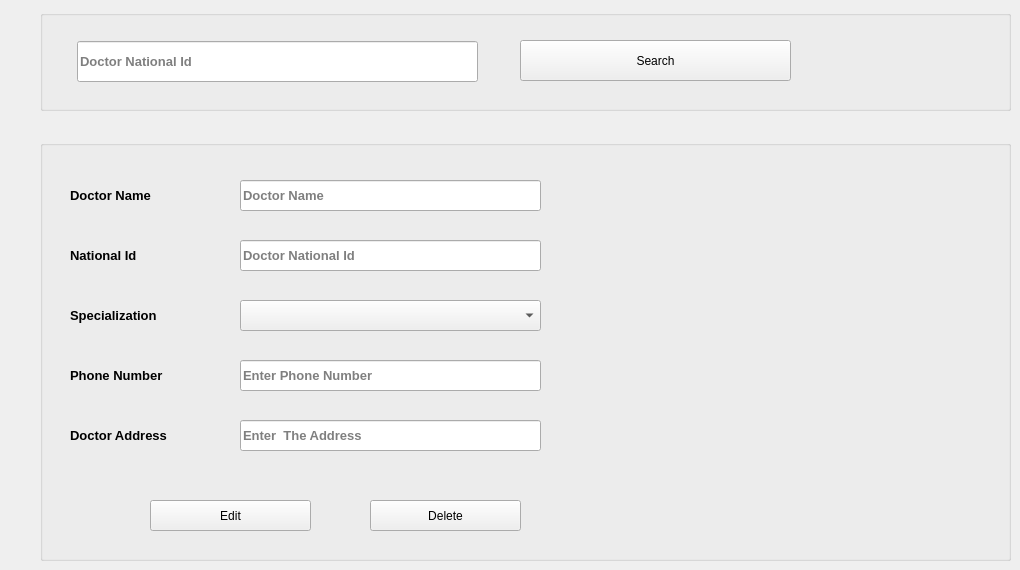
      <widget class="QWidget" name="tab_10">
       <attribute name="title">
        <string>Edit /Delete </string>
       </attribute>
       <widget class="QGroupBox" name="groupBox_6">
        <property name="geometry">
         <rect>
          <x>40</x>
          <y>140</y>
          <width>971</width>
          <height>421</height>
         </rect>
        </property>
        <property name="title">
         <string/>
        </property>
        <widget class="QLabel" name="label_54">
         <property name="geometry">
          <rect>
           <x>30</x>
           <y>160</y>
           <width>121</width>
           <height>31</height>
          </rect>
         </property>
         <property name="font">
          <font>
           <pointsize>10</pointsize>
           <weight>75</weight>
           <bold>true</bold>
          </font>
         </property>
         <property name="styleSheet">
          <string notr="true"/>
         </property>
         <property name="text">
          <string>Specialization</string>
         </property>
        </widget>
        <widget class="QPushButton" name="pushButton_13">
         <property name="geometry">
          <rect>
           <x>330</x>
           <y>360</y>
           <width>151</width>
           <height>31</height>
          </rect>
         </property>
         <property name="text">
          <string>Delete</string>
         </property>
        </widget>
        <widget class="QComboBox" name="comboBox_3">
         <property name="geometry">
          <rect>
           <x>200</x>
           <y>160</y>
           <width>301</width>
           <height>31</height>
          </rect>
         </property>
        </widget>
        <widget class="QLineEdit" name="lineEdit_28">
         <property name="geometry">
          <rect>
           <x>200</x>
           <y>220</y>
           <width>301</width>
           <height>31</height>
          </rect>
         </property>
         <property name="font">
          <font>
           <pointsize>10</pointsize>
           <weight>75</weight>
           <bold>true</bold>
          </font>
         </property>
         <property name="placeholderText">
          <string>Enter Phone Number</string>
         </property>
        </widget>
        <widget class="QLabel" name="label_27">
         <property name="geometry">
          <rect>
           <x>30</x>
           <y>40</y>
           <width>121</width>
           <height>31</height>
          </rect>
         </property>
         <property name="font">
          <font>
           <pointsize>10</pointsize>
           <weight>75</weight>
           <bold>true</bold>
          </font>
         </property>
         <property name="styleSheet">
          <string notr="true"/>
         </property>
         <property name="text">
          <string>Doctor Name</string>
         </property>
        </widget>
        <widget class="QLineEdit" name="lineEdit_27">
         <property name="geometry">
          <rect>
           <x>200</x>
           <y>280</y>
           <width>301</width>
           <height>31</height>
          </rect>
         </property>
         <property name="font">
          <font>
           <pointsize>10</pointsize>
           <weight>75</weight>
           <bold>true</bold>
          </font>
         </property>
         <property name="placeholderText">
          <string>Enter  The Address</string>
         </property>
        </widget>
        <widget class="QPushButton" name="pushButton_14">
         <property name="geometry">
          <rect>
           <x>110</x>
           <y>360</y>
           <width>161</width>
           <height>31</height>
          </rect>
         </property>
         <property name="text">
          <string>Edit</string>
         </property>
        </widget>
        <widget class="QLineEdit" name="lineEdit_26">
         <property name="geometry">
          <rect>
           <x>200</x>
           <y>40</y>
           <width>301</width>
           <height>31</height>
          </rect>
         </property>
         <property name="font">
          <font>
           <pointsize>10</pointsize>
           <weight>75</weight>
           <bold>true</bold>
          </font>
         </property>
         <property name="placeholderText">
          <string>Doctor Name </string>
         </property>
        </widget>
        <widget class="QLabel" name="label_24">
         <property name="geometry">
          <rect>
           <x>30</x>
           <y>280</y>
           <width>121</width>
           <height>31</height>
          </rect>
         </property>
         <property name="font">
          <font>
           <pointsize>10</pointsize>
           <weight>75</weight>
           <bold>true</bold>
          </font>
         </property>
         <property name="styleSheet">
          <string notr="true"/>
         </property>
         <property name="text">
          <string>Doctor Address</string>
         </property>
        </widget>
        <widget class="QLabel" name="label_26">
         <property name="geometry">
          <rect>
           <x>30</x>
           <y>220</y>
           <width>121</width>
           <height>31</height>
          </rect>
         </property>
         <property name="font">
          <font>
           <pointsize>10</pointsize>
           <weight>75</weight>
           <bold>true</bold>
          </font>
         </property>
         <property name="styleSheet">
          <string notr="true"/>
         </property>
         <property name="text">
          <string>Phone Number</string>
         </property>
        </widget>
        <widget class="QLabel" name="label_7">
         <property name="geometry">
          <rect>
           <x>530</x>
           <y>30</y>
           <width>411</width>
           <height>331</height>
          </rect>
         </property>
         <property name="styleSheet">
          <string notr="true">background-image: url(:/imag/do.jpg);
background-image: url(:/imag/doctor.jpg);</string>
         </property>
         <property name="text">
          <string/>
         </property>
        </widget>
        <widget class="QLineEdit" name="lineEdit_42">
         <property name="geometry">
          <rect>
           <x>200</x>
           <y>100</y>
           <width>301</width>
           <height>31</height>
          </rect>
         </property>
         <property name="font">
          <font>
           <pointsize>10</pointsize>
           <weight>75</weight>
           <bold>true</bold>
          </font>
         </property>
         <property name="placeholderText">
          <string>Doctor National Id </string>
         </property>
        </widget>
        <widget class="QLabel" name="label_63">
         <property name="geometry">
          <rect>
           <x>30</x>
           <y>100</y>
           <width>121</width>
           <height>31</height>
          </rect>
         </property>
         <property name="font">
          <font>
           <pointsize>10</pointsize>
           <weight>75</weight>
           <bold>true</bold>
          </font>
         </property>
         <property name="styleSheet">
          <string notr="true"/>
         </property>
         <property name="text">
          <string>National Id</string>
         </property>
        </widget>
       </widget>
       <widget class="QGroupBox" name="groupBox_13">
        <property name="geometry">
         <rect>
          <x>40</x>
          <y>10</y>
          <width>971</width>
          <height>101</height>
         </rect>
        </property>
        <property name="title">
         <string/>
        </property>
        <widget class="QLineEdit" name="lineEdit_18">
         <property name="geometry">
          <rect>
           <x>37</x>
           <y>31</y>
           <width>401</width>
           <height>41</height>
          </rect>
         </property>
         <property name="font">
          <font>
           <pointsize>10</pointsize>
           <weight>75</weight>
           <bold>true</bold>
          </font>
         </property>
         <property name="placeholderText">
          <string>Doctor National Id</string>
         </property>
        </widget>
        <widget class="QPushButton" name="pushButton_42">
         <property name="geometry">
          <rect>
           <x>480</x>
           <y>30</y>
           <width>271</width>
           <height>41</height>
          </rect>
         </property>
         <property name="styleSheet">
          <string notr="true"/>
         </property>
         <property name="text">
          <string>Search</string>
         </property>
         <property name="icon">
          <iconset resource="icons.qrc">
           <normaloff>:/imag/sear.png</normaloff>:/imag/sear.png</iconset>
         </property>
         <property name="iconSize">
          <size>
           <width>40</width>
           <height>40</height>
          </size>
         </property>
        </widget>
       </widget>
      </widget>
